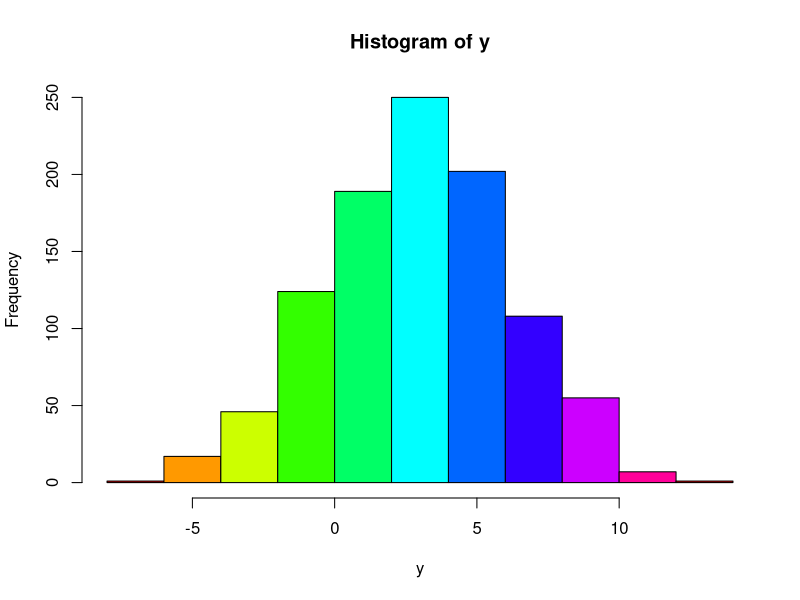
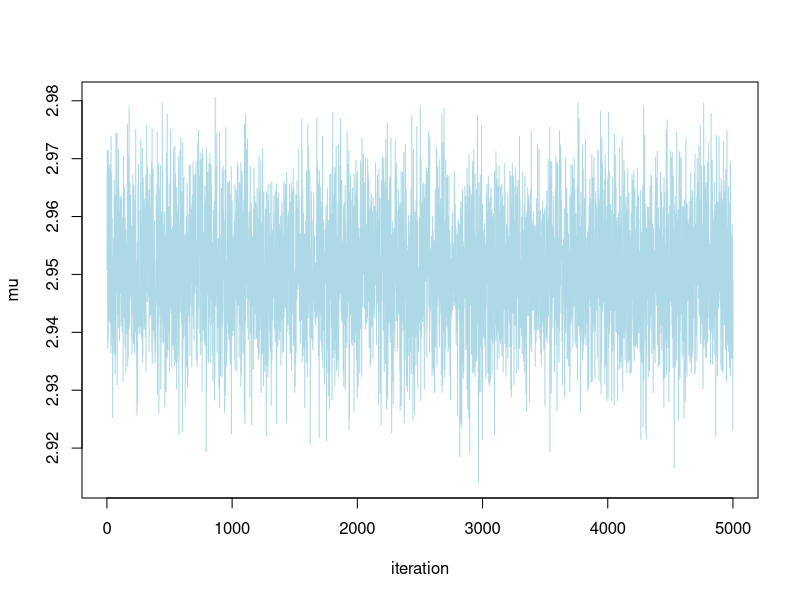
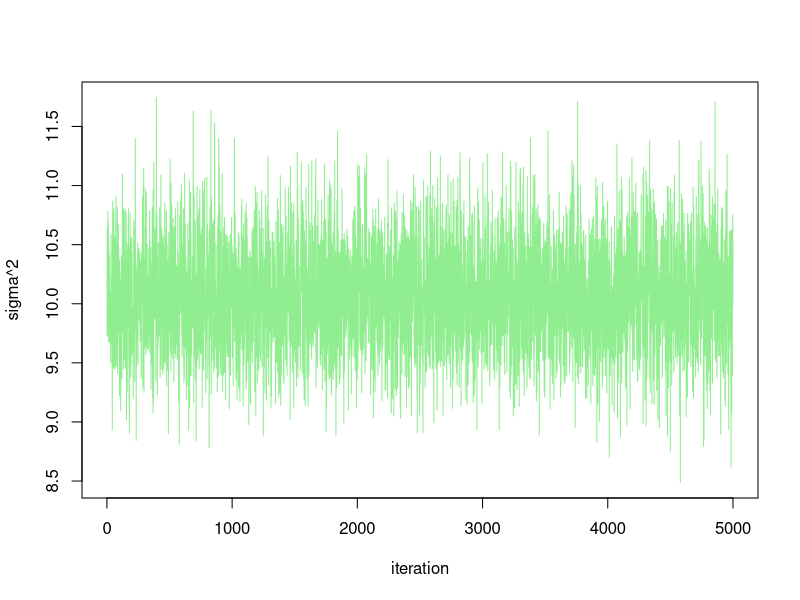
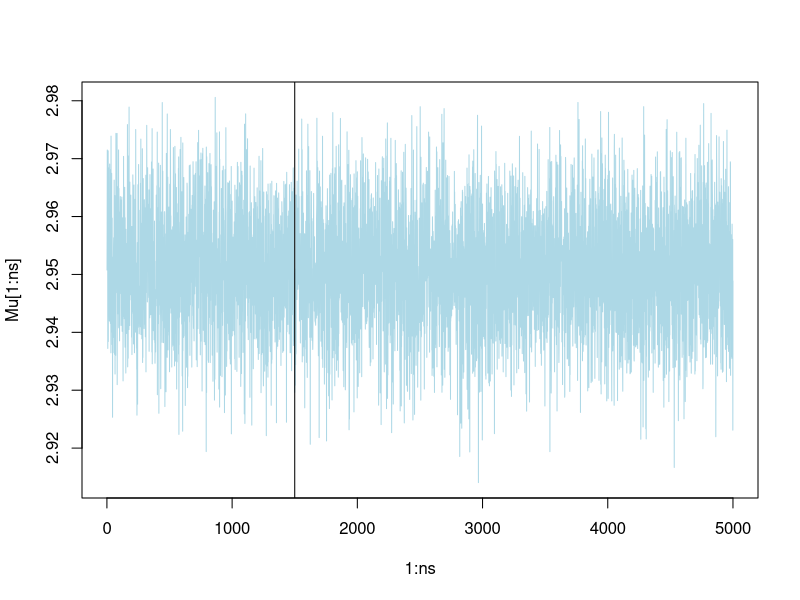
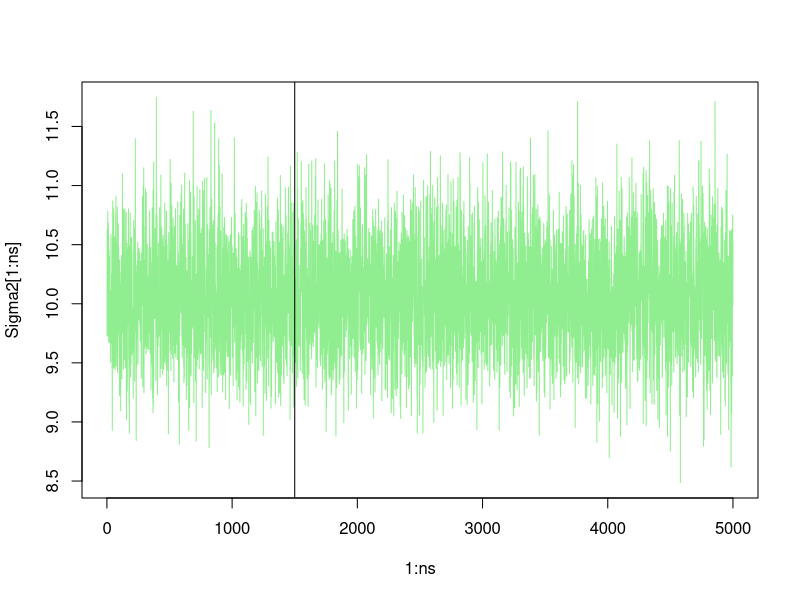

Source code (R) for these figures, in order:

# Example 06 Gibbs Sampling
# -------------------------


# Simulate Data
# -------------

# 1000 observarions from Y~N(3,9)

n<-1000
mu<-3
sigma<-3
sigma2<-sigma^2
y<-rnorm(n,mu,sigma);head(y)
summary(y)
hist(y,col=rainbow(10))


# Store Results
# -------------
ns<-5000              # nr. of simulations
Mu<-Sigma2<-rep(0,ns) # store parameters' updates


# Gibbs  Sampler
# --------------

tau<-1     # initialize tau to calculate mu^(0)
m<-mean(y) # in order to calculate mu^(t)

for (i in 1:ns) {
  mu<- Mu[i]<-rnorm(1,m,1/(n*tau))
  tau<-rgamma(1,n/2,sum((y-mu)^2)/2)
  Sigma2[i]<-1/tau
}


# Posterior summaries 
# -------------------


plot(1:ns,Mu[1:ns],type="l",col="lightblue",xlab="iteration",ylab="mu")
plot(1:ns,Sigma2[1:ns],type="l",col="lightgreen",xlab="iteration",ylab="sigma^2")

mean(Mu[1:ns])	
sd(Mu[1:ns])
mean(Sigma2[1:ns])
sd(Sigma2[1:ns])


plot(1:ns,Mu[1:ns],type="l",col="lightblue")
abline(v=1500)
plot(1:ns,Sigma2[1:ns],type="l",col="lightgreen")
abline(v=1500)

mean(Mu[1501:ns])	# Discard first 1500 as burn-in
sd(Mu[1501:ns])
mean(Sigma2[1501:ns])
sd(Sigma2[1501:ns])



